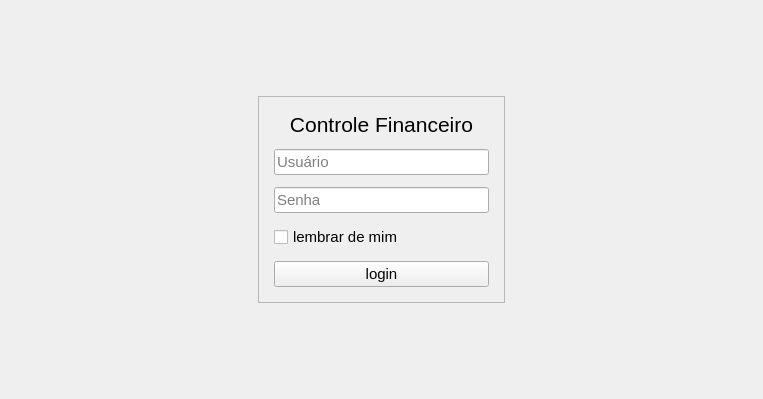
<?xml version="1.0" encoding="UTF-8"?>
<ui version="4.0">
 <class>LoginPage</class>
 <widget class="QWidget" name="LoginPage">
  <property name="geometry">
   <rect>
    <x>0</x>
    <y>0</y>
    <width>763</width>
    <height>399</height>
   </rect>
  </property>
  <property name="font">
   <font>
    <family>Segoe UI</family>
    <pointsize>11</pointsize>
   </font>
  </property>
  <property name="windowTitle">
   <string>Form</string>
  </property>
  <layout class="QGridLayout" name="gridLayout">
   <item row="1" column="0">
    <spacer name="horizontalSpacer">
     <property name="orientation">
      <enum>Qt::Horizontal</enum>
     </property>
     <property name="sizeHint" stdset="0">
      <size>
       <width>40</width>
       <height>20</height>
      </size>
     </property>
    </spacer>
   </item>
   <item row="1" column="2">
    <spacer name="horizontalSpacer_2">
     <property name="orientation">
      <enum>Qt::Horizontal</enum>
     </property>
     <property name="sizeHint" stdset="0">
      <size>
       <width>40</width>
       <height>20</height>
      </size>
     </property>
    </spacer>
   </item>
   <item row="2" column="1">
    <spacer name="verticalSpacer">
     <property name="orientation">
      <enum>Qt::Vertical</enum>
     </property>
     <property name="sizeHint" stdset="0">
      <size>
       <width>20</width>
       <height>40</height>
      </size>
     </property>
    </spacer>
   </item>
   <item row="1" column="1">
    <widget class="QFrame" name="frame">
     <property name="frameShape">
      <enum>QFrame::StyledPanel</enum>
     </property>
     <property name="frameShadow">
      <enum>QFrame::Raised</enum>
     </property>
     <layout class="QVBoxLayout" name="verticalLayout">
      <property name="spacing">
       <number>12</number>
      </property>
      <property name="leftMargin">
       <number>15</number>
      </property>
      <property name="topMargin">
       <number>15</number>
      </property>
      <property name="rightMargin">
       <number>15</number>
      </property>
      <property name="bottomMargin">
       <number>15</number>
      </property>
      <item>
       <widget class="QLabel" name="label">
        <property name="font">
         <font>
          <pointsize>16</pointsize>
         </font>
        </property>
        <property name="text">
         <string>Controle Financeiro</string>
        </property>
        <property name="alignment">
         <set>Qt::AlignCenter</set>
        </property>
       </widget>
      </item>
      <item>
       <widget class="QLineEdit" name="lineUsername">
        <property name="maxLength">
         <number>45</number>
        </property>
        <property name="placeholderText">
         <string>Usuário</string>
        </property>
       </widget>
      </item>
      <item>
       <widget class="QLineEdit" name="linePassword">
        <property name="maxLength">
         <number>45</number>
        </property>
        <property name="echoMode">
         <enum>QLineEdit::Password</enum>
        </property>
        <property name="placeholderText">
         <string>Senha</string>
        </property>
       </widget>
      </item>
      <item>
       <widget class="QCheckBox" name="cbRemember">
        <property name="text">
         <string>lembrar de mim</string>
        </property>
       </widget>
      </item>
      <item>
       <widget class="QPushButton" name="btnLogin">
        <property name="text">
         <string>login</string>
        </property>
       </widget>
      </item>
     </layout>
    </widget>
   </item>
   <item row="0" column="1">
    <spacer name="verticalSpacer_2">
     <property name="orientation">
      <enum>Qt::Vertical</enum>
     </property>
     <property name="sizeHint" stdset="0">
      <size>
       <width>20</width>
       <height>40</height>
      </size>
     </property>
    </spacer>
   </item>
  </layout>
 </widget>
 <resources/>
 <connections/>
</ui>
